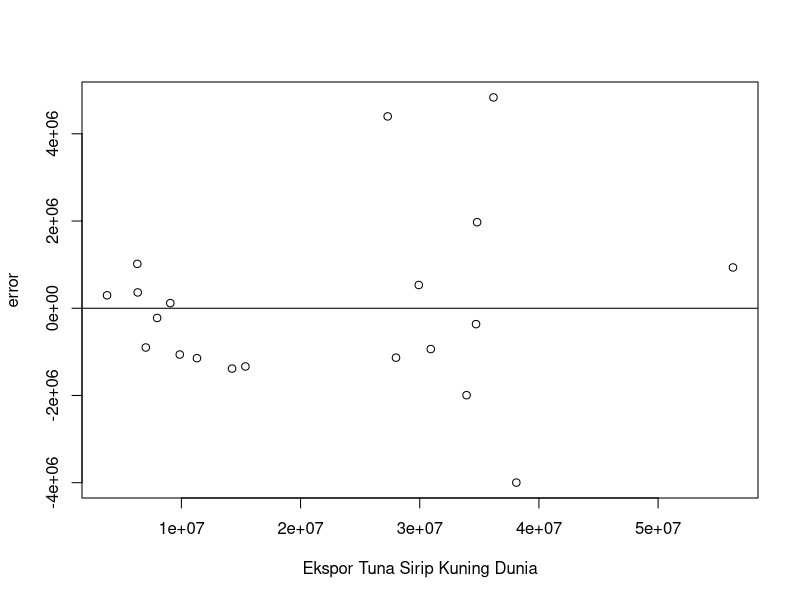
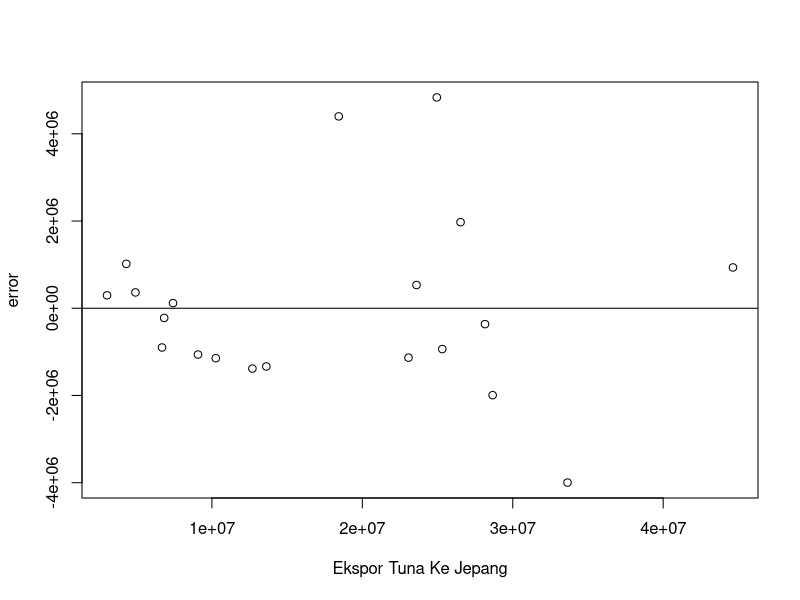
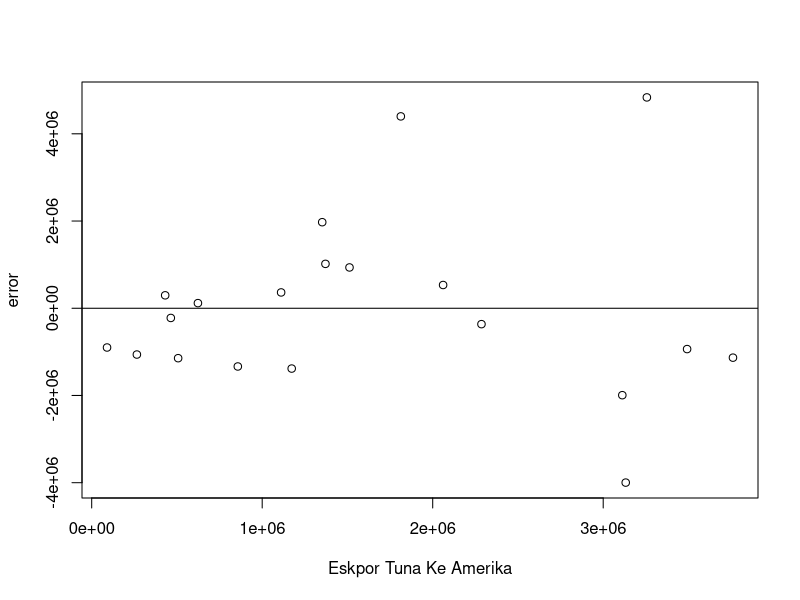

Reproduce these figures in R, in order.
## ---- chunk 1
#| warning: false
#| echo: true
setwd("D:/METOPEL UAS/TATA METOPEL")
library(readxl)
library(tidyverse)
library(kableExtra)
## ---- chunk 2
#impor dataset
read_excel("tuna.xlsx")
dat <- read_excel("tuna.xlsx")
kbl(dat) %>%
  kable_styling(bootstrap_options = c("striped", "hover", "condensed", "responsive"))
reg1<-lm(dunia~jepang+amerika,data=dat)
## ---- chunk 3
dat$m<-resid(reg1)
plot(dat$dunia,dat$m,xlab="Ekspor Tuna Sirip Kuning Dunia",ylab="error")
abline(h=0) # membuat garis horizontal di y=0

## ---- chunk 4
dat$m<-resid(reg1)
plot(dat$jepang,dat$m,xlab="Ekspor Tuna Ke Jepang",ylab="error")
abline(h=0)
## ---- chunk 5
dat$m<-resid(reg1)
plot(dat$amerika,dat$m,xlab="Eskpor Tuna Ke Amerika",ylab="error")
abline(h=0)
## ---- chunk 6
reg1<-lm(data=dat,dunia~jepang+amerika) #Y~X+S
summary(reg1) 
